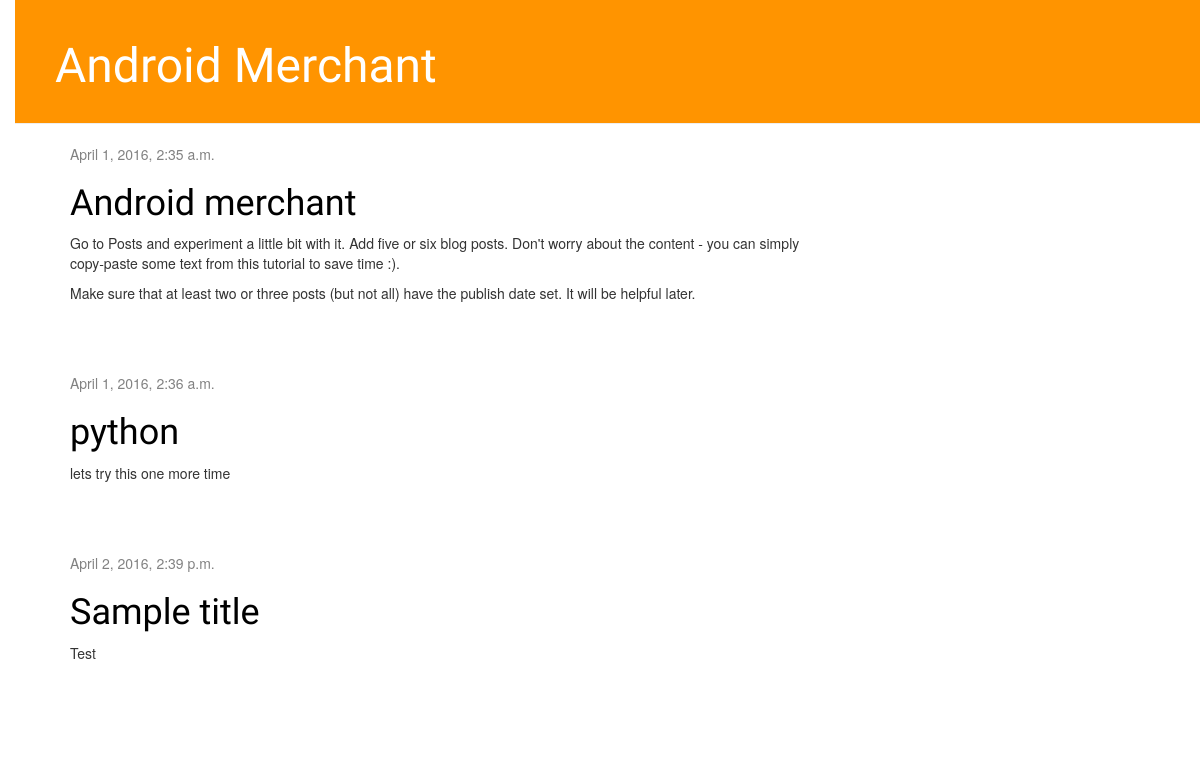
Before: / with the older database file.
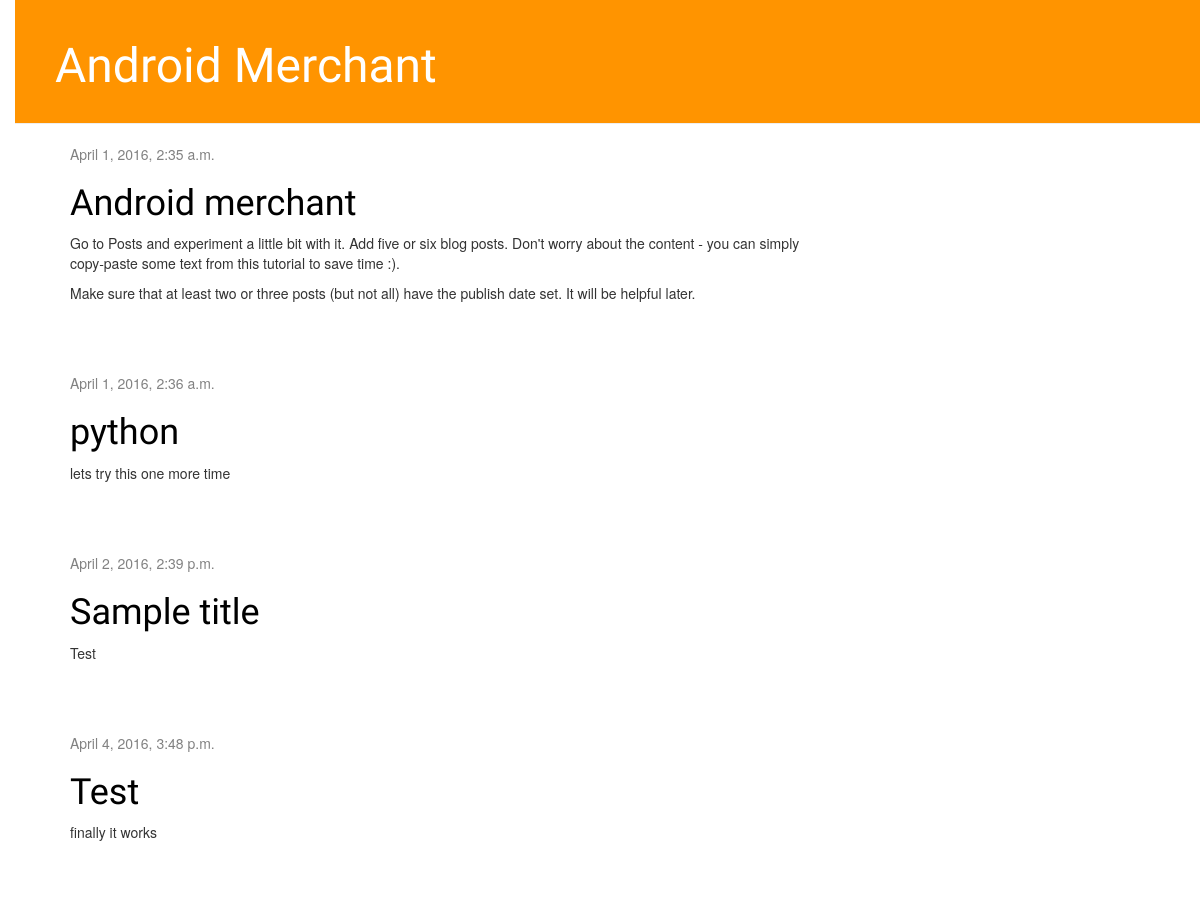
After: the same page with the newer database file.
### blog/models.py (models this page shows, shortened)
class Post(models.Model):
    author = models.ForeignKey('auth.User')
    title = models.CharField(max_length=200)
    text = models.TextField()
    created_date = models.DateTimeField(
            default=timezone.now)
    published_date = models.DateTimeField(
            blank=True, null=True)

### blog/views.py (the view)
# urls.py: url(r'^$', views.post_list, name='post_list'),
def post_list(request):
    posts = Post.objects.filter(published_date__lte=timezone.now()).order_by('published_date')
    return render(request, 'blog/post_list.html', {'posts': posts})

### blog/templates/blog/post_list.html
{% extends 'blog/base.html' %}
{% block content %}
    {% for post in posts %}
        <div class="post">
            <div class="date">
                {{ post.published_date }}
            </div>
            <h1><a href="{% url 'post_detail' pk=post.pk %}">{{ post.title }}</a></h1>
            <p>{{ post.text|linebreaks }}</p>
        </div>
    {% endfor %}
{% endblock content %}

Changed rows visible on the page:
added Post: published_date "April 4, 2016, 3:48 p.m.", title "Test", text "finally it works"
